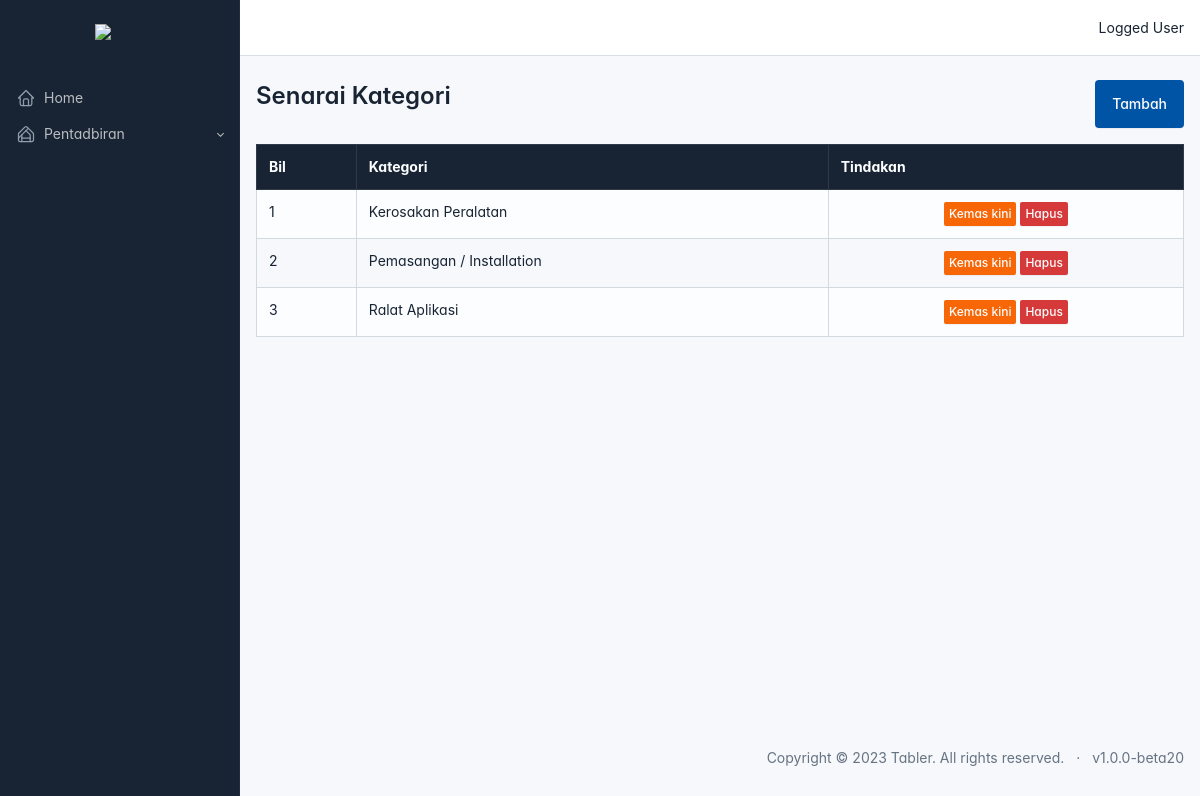
Before: /kategori/index.php with the older database file.
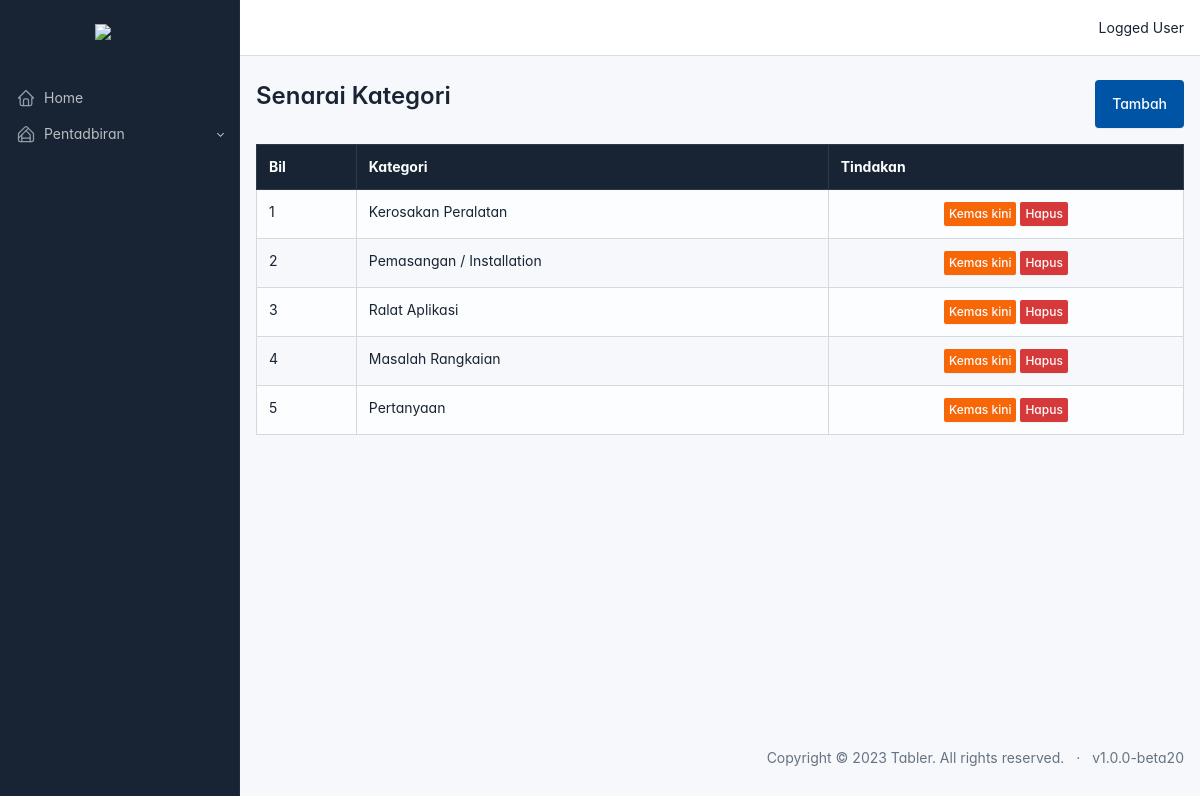
After: the same page with the newer database file.
### tables this page shows
CREATE TABLE IF NOT EXISTS `categories` (
  `id` int NOT NULL AUTO_INCREMENT,
  `name` varchar(255) DEFAULT NULL,
  `is_active` tinyint NOT NULL DEFAULT '1',
  `created_at` datetime NOT NULL DEFAULT CURRENT_TIMESTAMP,
  `updated_at` datetime NOT NULL DEFAULT CURRENT_TIMESTAMP ON UPDATE CURRENT_TIMESTAMP,
  PRIMARY KEY (`id`)
);

### kategori/index.php (the view, shortened to what this page needs)
<?php include dirname(__FILE__) . '/../layouts/header.php'; ?>
<?php include dirname(__FILE__) . '/../db.php'; ?>
<?php $moduleURL = $_SERVER['HTTP_HOST'] . '/' . basename(__DIR__); ?>
<div class="mb-3 d-flex">
    <h1>Senarai Kategori</h1>
    <a class="btn btn-primary ms-auto" href="//<?php echo $moduleURL ?>/create.php">
        Tambah
    </a>
</div>
<?php
$stmt = $dbCon->prepare("SELECT * FROM categories WHERE is_active = 1");
$stmt->execute();
?>
<?php if ($stmt->rowCount() > 0): ?>
    <?php $results = $stmt->fetchAll(PDO::FETCH_ASSOC); ?>
    <table class="table table-bordered table-striped">
        <tr class="table-dark">
            <th>Bil</th>
            <th>Kategori</th>
            <th>Tindakan</th>
        </tr>
        <?php $bil = 1; ?>
        <?php foreach ($results as $row): ?>
            <tr>
                <td><?php echo $bil++ ?></td>
                <td><?php echo $row['name'] ?></td>
                <td class="text-center">
                    <a class="btn btn-warning btn-sm"
                    href="//<?php echo $moduleURL ?>/edit.php?id=<?php echo $row['id'] ?>">
                        Kemas kini
                    </a>
                    <a class="btn btn-danger btn-sm"
                    href="//<?php echo $moduleURL ?>/destroy.php?id=<?php echo $row['id'] ?>"
                        onClick="return confirm('Anda pasti untuk hapus rekod?')">
                        Hapus
                    </a>
                </td>
            </tr>
        <?php endforeach; ?>
    </table>
<?php endif; ?>
<?php include dirname(__FILE__) . '/../layouts/footer.php'; ?>

### layouts/header.php (shortened to what this page needs)
<!doctype html>
<html lang="en">
<head>
    <link href="/dist/css/tabler.min.css?1692870487" rel="stylesheet" />
    <link href="/dist/css/tabler-flags.min.css?1692870487" rel="stylesheet" />
    <link href="/dist/css/tabler-payments.min.css?1692870487" rel="stylesheet" />
    <link href="/dist/css/tabler-vendors.min.css?1692870487" rel="stylesheet" />
    <link href="/dist/css/demo.min.css?1692870487" rel="stylesheet" />
</head>
<body>
    <div class="page">
        <?php include (dirname(__FILE__) . '/sidebar.php') ?>
        <?php include (dirname(__FILE__) . '/navbar.php') ?>
        <div class="page-wrapper">
            <div class="page-body">
                <div class="container-xl">

### layouts/sidebar.php (shortened to what this page needs)
<aside class="navbar navbar-vertical navbar-expand-lg" data-bs-theme="dark">
    <div class="container-fluid">
        <h1 class="navbar-brand navbar-brand-autodark">
            <a href=".">
                <img src="https://upload.wikimedia.org/wikipedia/commons/9/94/Jata_MalaysiaV2.svg" class="navbar-brand"
                    width="50">
            </a>
        </h1>
        <div class="collapse navbar-collapse" id="sidebar-menu">
            <ul class="navbar-nav pt-lg-3">
                <li class="nav-item">
                    <a class="nav-link" href="//<?php echo $_SERVER['HTTP_HOST'] ?>">
                        <span
                            class="nav-link-icon d-md-none d-lg-inline-block">
                        </span>
                        <span class="nav-link-title">
                            Home
                        </span>
                    </a>
                </li>
                <li class="nav-item dropdown">
                    <a class="nav-link dropdown-toggle" href="#navbar-base" data-bs-toggle="dropdown"
                        data-bs-auto-close="false" role="button" aria-expanded="false">
                        <span class="nav-link-icon d-md-none d-lg-inline-block">
                        </span>
                        <span class="nav-link-title">
                            Pentadbiran
                        </span>
                    </a>
                </li>
            </ul>
        </div>
    </div>
</aside>

### layouts/navbar.php (shortened to what this page needs)
<header class="navbar navbar-expand-md d-none d-lg-flex d-print-none">
    <div class="container-xl">
        <div class="navbar-nav flex-row ms-auto">
            <div class="nav-item dropdown">
                <a href="#" class="nav-link d-flex lh-1 text-reset p-0" data-bs-toggle="dropdown"
                    aria-label="Open user menu">
                    <div class="d-none d-xl-block ps-2">
                        <div>Logged User</div>
                    </div>
                </a>
            </div>
        </div>
    </div>
</header>

### layouts/footer.php (shortened to what this page needs)
</div>
</div>
<footer class="footer footer-transparent d-print-none">
    <div class="container-xl">
        <div class="row text-center align-items-center flex-row-reverse">
            <div class="col-12 col-lg-auto mt-3 mt-lg-0">
                <ul class="list-inline list-inline-dots mb-0">
                    <li class="list-inline-item">
                        Copyright &copy; 2023
                        <a href="." class="link-secondary">Tabler</a>.
                        All rights reserved.
                    </li>
                    <li class="list-inline-item">
                        <a href="./changelog.html" class="link-secondary" rel="noopener">
                            v1.0.0-beta20
                        </a>
                    </li>
                </ul>
            </div>
        </div>
    </div>
</footer>
</div>
</div>
</body>
</html>

### layouts/header.php (style rules this page uses)
:root { --tblr-font-sans-serif: 'Inter Var', -apple-system, BlinkMacSystemFont, San Francisco, Segoe UI, Roboto, Helvetica Neue, sans-serif; }
body { font-feature-settings: "cv03", "cv04", "cv11"; }

Changed rows visible on the page:
added categories: name "Masalah Rangkaian"
added categories: name "Pertanyaan"
